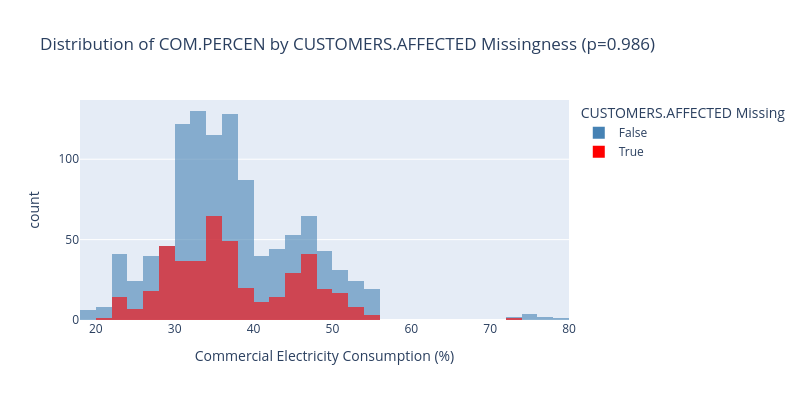

Notebook code for this chart:
### Code cell
# Visualize 'COM.PERCEN' distribution when missing vs not
fig_miss_com = px.histogram(
    subset_com,
    x='COM.PERCEN',
    color='CUST_MISSING',
    barmode='overlay',
    opacity=0.6,
    nbins=40,
    color_discrete_map={True: 'red', False: 'steelblue'},
    title=f'Distribution of COM.PERCEN by CUSTOMERS.AFFECTED Missingness (p={p_value_com})',
    labels={
        'COM.PERCEN': 'Commercial Electricity Consumption (%)',
        'CUST_MISSING': 'CUSTOMERS.AFFECTED Missing'
    },
)
fig_miss_com.update_layout(width=800, height=400)
fig_miss_com.show()

### Figure 1 — Plotly figure (JSON) as saved in the notebook; plotly's stock layout.template omitted (floating-point values rounded to 4 significant figures; data arrays with more than 128 entries replaced by an {"elided": "..."} marker saying what was removed)
{"data": [{"alignmentgroup": "True", "bingroup": "x", "hovertemplate": "CUSTOMERS.AFFECTED Missing=False<br>Commercial Electricity Consumption (%)=%{x}<br>count=%{y}<extra></extra>", "legendgroup": "False", "marker": {"color": "steelblue", "opacity": 0.6, "pattern": {"shape": ""}}, "name": "False", "nbinsx": 40, "offsetgroup": "False", "orientation": "v", "showlegend": true, "type": "histogram", "x": {"elided": "1075 float values"}, "xaxis": "x", "yaxis": "y"}, {"alignmentgroup": "True", "bingroup": "x", "hovertemplate": "CUSTOMERS.AFFECTED Missing=True<br>Commercial Electricity Consumption (%)=%{x}<br>count=%{y}<extra></extra>", "legendgroup": "True", "marker": {"color": "red", "opacity": 0.6, "pattern": {"shape": ""}}, "name": "True", "nbinsx": 40, "offsetgroup": "True", "orientation": "v", "showlegend": true, "type": "histogram", "x": {"elided": "437 float values"}, "xaxis": "x", "yaxis": "y"}], "layout": {"barmode": "overlay", "height": 400, "legend": {"title": {"text": "CUSTOMERS.AFFECTED Missing"}, "tracegroupgap": 0}, "title": {"text": "Distribution of COM.PERCEN by CUSTOMERS.AFFECTED Missingness (p=0.986)"}, "width": 800, "xaxis": {"anchor": "y", "domain": [0, 1], "title": {"text": "Commercial Electricity Consumption (%)"}}, "yaxis": {"anchor": "x", "domain": [0, 1], "title": {"text": "count"}}}}
